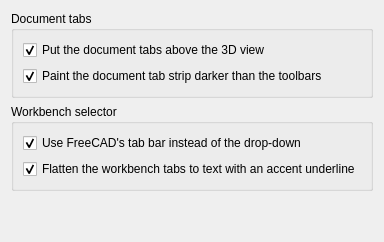
<?xml version="1.0" encoding="UTF-8"?>
<ui version="4.0">
 <class>PreferencesFusionLook</class>
 <widget class="QWidget" name="PreferencesFusionLook">
  <property name="windowTitle">
   <string>Fusion Tabs</string>
  </property>
  <layout class="QVBoxLayout" name="verticalLayout">
   <item>
    <widget class="QGroupBox" name="groupDocumentTabs">
     <property name="title">
      <string>Document tabs</string>
     </property>
     <layout class="QVBoxLayout" name="layoutDocumentTabs">
      <item>
       <widget class="Gui::PrefCheckBox" name="checkDocumentTabsOnTop">
        <property name="text">
         <string>Put the document tabs above the 3D view</string>
        </property>
        <property name="toolTip">
         <string>FreeCAD puts them below it. Takes effect at the next start.</string>
        </property>
        <property name="checked">
         <bool>true</bool>
        </property>
        <property name="prefEntry" stdset="0">
         <cstring>DocumentTabsOnTop</cstring>
        </property>
        <property name="prefPath" stdset="0">
         <cstring>Mod/FusionLook</cstring>
        </property>
       </widget>
      </item>
      <item>
       <widget class="Gui::PrefCheckBox" name="checkStyleDocumentTabs">
        <property name="text">
         <string>Paint the document tab strip darker than the toolbars</string>
        </property>
        <property name="toolTip">
         <string>Separates the title strip from the toolbars by brightness rather than by a border, and marks the open document with an accent edge. Colours come from the active theme.</string>
        </property>
        <property name="checked">
         <bool>true</bool>
        </property>
        <property name="prefEntry" stdset="0">
         <cstring>StyleDocumentTabs</cstring>
        </property>
        <property name="prefPath" stdset="0">
         <cstring>Mod/FusionLook</cstring>
        </property>
       </widget>
      </item>
     </layout>
    </widget>
   </item>
   <item>
    <widget class="QGroupBox" name="groupWorkbenchTabs">
     <property name="title">
      <string>Workbench selector</string>
     </property>
     <layout class="QVBoxLayout" name="layoutWorkbenchTabs">
      <item>
       <widget class="Gui::PrefCheckBox" name="checkUseWorkbenchTabSelector">
        <property name="text">
         <string>Use FreeCAD's tab bar instead of the drop-down</string>
        </property>
        <property name="toolTip">
         <string>Sets Preferences &gt; Workbenches &gt; selector type. That is a stock FreeCAD preference: it stays set if this addon is removed.</string>
        </property>
        <property name="checked">
         <bool>true</bool>
        </property>
        <property name="prefEntry" stdset="0">
         <cstring>UseWorkbenchTabSelector</cstring>
        </property>
        <property name="prefPath" stdset="0">
         <cstring>Mod/FusionLook</cstring>
        </property>
       </widget>
      </item>
      <item>
       <widget class="Gui::PrefCheckBox" name="checkStyleWorkbenchTabs">
        <property name="text">
         <string>Flatten the workbench tabs to text with an accent underline</string>
        </property>
        <property name="toolTip">
         <string>No background on the selected tab, a 2 px accent underline, and a quiet hover. Takes effect at the next start.</string>
        </property>
        <property name="checked">
         <bool>true</bool>
        </property>
        <property name="prefEntry" stdset="0">
         <cstring>StyleWorkbenchTabs</cstring>
        </property>
        <property name="prefPath" stdset="0">
         <cstring>Mod/FusionLook</cstring>
        </property>
       </widget>
      </item>
     </layout>
    </widget>
   </item>
   <item>
    <spacer name="spacer">
     <property name="orientation">
      <enum>Qt::Vertical</enum>
     </property>
     <property name="sizeHint" stdset="0">
      <size>
       <width>20</width>
       <height>40</height>
      </size>
     </property>
    </spacer>
   </item>
  </layout>
 </widget>
 <customwidgets>
  <customwidget>
   <class>Gui::PrefCheckBox</class>
   <extends>QCheckBox</extends>
   <header>Gui/PrefWidgets.h</header>
  </customwidget>
 </customwidgets>
 <resources/>
 <connections/>
</ui>
